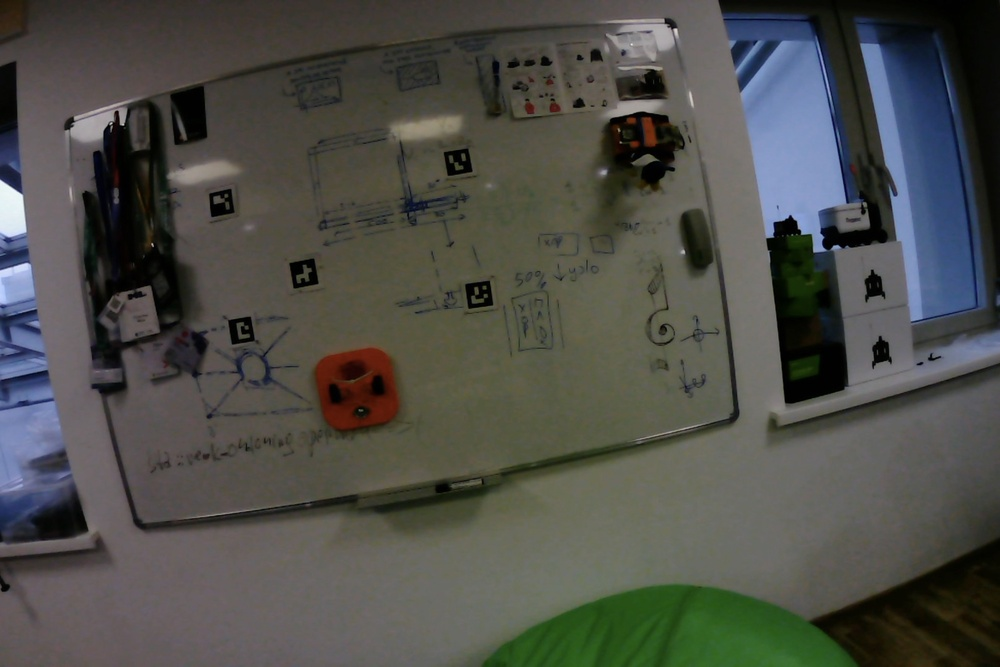
#> input picture get_board_data/фото.jpg, 1000 x 667 px, shrunk from 1942 x 1296 before the run
$ python get_board_data.py
#> lines starting #> are read from the running program, lines starting #| are printed output that depends on the picture
import cv2
import numpy as np
import time
from itertools import combinations

MARKER_SIZE = 0.065  # размер маркера в м

def GetBoardData(frame, camera_matrix, dist_coeffs, detector, left_bottom, left_top, right_top, right_bottom, robot):
    # получаем координаты угловых маркеров и их id
    gray = cv2.cvtColor(frame, cv2.COLOR_BGR2GRAY)
    corners, ids, _ = detector.detectMarkers(gray)
    if ids is not None:
        print(f"Найденные ID маркеров: {ids.flatten().tolist()}")
    if ids is None:
        return None, None, None, None, None
    # находим центры угловых маркеров в пикселях
    img_centers = []
    corner_ids = [left_bottom, left_top, right_top, right_bottom]
    for corner_id in corner_ids:
        if corner_id in ids:
            idx = np.where(ids == corner_id)[0][0]
            center = np.mean(corners[idx][0], axis=0)
            img_centers.append(center)

    if len(img_centers) < 3:
        return None, None, None, None, None
    img_centers = np.array(img_centers, dtype=np.float32)
    # 3d-координаты углов маркера в его собственной системе координат
    half = MARKER_SIZE / 2.0
    marker_obj_points = np.array([
        [-half, -half, 0],
        [ half, -half, 0],
        [ half,  half, 0],
        [-half,  half, 0]
    ], dtype=np.float32)
    # 3d-позиции центров угловых маркеров
    positions = {}
    for corner_id in corner_ids:
        if corner_id in ids:
            idx = np.where(ids == corner_id)[0][0]
            marker_corners = corners[idx][0]
            success, rvec, tvec = cv2.solvePnP(marker_obj_points, marker_corners, camera_matrix, dist_coeffs)
            if success:
                positions[corner_id] = tvec.flatten()

    points_list = list(positions.values())
    distances_to_plane = []
    for triple in combinations(points_list, 3):
        p1, p2, p3 = triple
        v1 = p2 - p1
        v2 = p3 - p1
        normal = np.cross(v1, v2)
        norm_length = np.linalg.norm(normal)
        normal = normal / norm_length
        distance = abs(np.dot(normal, p1))
        distances_to_plane.append(distance)

    lengths = []
    heights = []

    if left_bottom in positions and right_bottom in positions:
        lengths.append(np.linalg.norm(positions[left_bottom] - positions[right_bottom]))
    if left_top in positions and right_top in positions:
        lengths.append(np.linalg.norm(positions[left_top] - positions[right_top]))
    if left_bottom in positions and left_top in positions:
        heights.append(np.linalg.norm(positions[left_bottom] - positions[left_top]))
    if right_bottom in positions and right_top in positions:
        heights.append(np.linalg.norm(positions[right_bottom] - positions[right_top]))

    # print(lengths)
    # print(heights)

    width = sum(lengths) / len(lengths)
    height = sum(heights) / len(heights)
    depth = np.mean(distances_to_plane)

    robot_pos = None
    if robot in ids:
        robot_idx = np.where(ids == robot)[0][0]
        robot_corners = corners[robot_idx][0]
        success, rvec_robot, tvec_robot = cv2.solvePnP(marker_obj_points, robot_corners, camera_matrix, dist_coeffs)
        if success:
            robot_pos = tvec_robot.flatten()

    return depth, width, height, positions, robot_pos

def HelpGetRobotPosition(robot_pos, corner_positions, left_bottom, left_top, right_bottom):
    if left_bottom not in corner_positions or right_bottom not in corner_positions or left_top not in corner_positions:
        return None, None
    lb = corner_positions[left_bottom]
    vec = robot_pos - lb
    rb = corner_positions[right_bottom]
    v_x = rb - lb
    if (np.linalg.norm(v_x) == 0):
        v_x = 0
    else:
        v_x = v_x / np.linalg.norm(v_x)
    x = np.dot(vec, v_x)
    lt = corner_positions[left_top]
    v_y = lt - lb
    v_y = v_y - np.dot(v_y, v_x) * v_x
    if (np.linalg.norm(v_y) == 0):
        v_y = 0
    else:
        v_y = v_y / np.linalg.norm(v_y)
    y = np.dot(vec, v_y)
    return x, y

def GetRobotPosition(robot_pos, corner_positions, left_bottom, left_top, right_bottom, right_top, board_width, board_height):
    x_candidates = []
    y_candidates = []
    x, y = HelpGetRobotPosition(robot_pos, corner_positions, left_bottom, left_top, right_bottom)
    if x is not None and y is not None:
        x_candidates.append(x)
        y_candidates.append(y)
    x, y = HelpGetRobotPosition(robot_pos, corner_positions, left_top, left_bottom, right_top)
    if x is not None and y is not None:
        x_candidates.append(x)
        y_candidates.append(board_height - y)
    x, y = HelpGetRobotPosition(robot_pos, corner_positions, right_bottom, right_top, left_bottom)
    if x is not None and y is not None:
        x_candidates.append(board_width - x)
        y_candidates.append(y)
    x, y = HelpGetRobotPosition(robot_pos, corner_positions, right_top, right_bottom, left_top)
    if x is not None and y is not None:
        x_candidates.append(board_width - x)
        y_candidates.append(board_height - y)

    return np.mean(x_candidates), np.mean(y_candidates)

def main():
    data = np.load('../camera_set_up/calibration_result.npz') # результаты калибровки камеры
#> (reads camera_set_up/calibration_result.npz from the repository)
    camera_matrix = data['camera_matrix']
    dist_coeffs = data['dist_coeffs']

    dictionary = cv2.aruco.getPredefinedDictionary(cv2.aruco.DICT_4X4_250)
    detector = cv2.aruco.ArucoDetector(dictionary, cv2.aruco.DetectorParameters())
    # id маркеров (соответствуют файлам 1.png, 2.png, 3.png, 4.png, 7.png)
    left_bottom = 1
    left_top = 2
    right_top = 3
    right_bottom = 4
    robot = 7

    # [9 lines of commented-out code are left out]

    image_path = 'фото.jpg'
    frame = cv2.imread(image_path)
#> frame is the input picture: shape (667, 1000, 3); mean B, G, R 73.3, 78.3, 77.7

    # [15 lines of commented-out code are left out]

    if frame is None:
        print("Ошибка при чтении файла")
        return

    distance, width, height, corner_positions, robot_pos = GetBoardData(frame, camera_matrix, dist_coeffs, detector, left_bottom, left_top, right_top, right_bottom, robot)
#> in GetBoardData, `gray = cv2.cvtColor(frame, cv2.COLOR_BGR2GRAY)`:
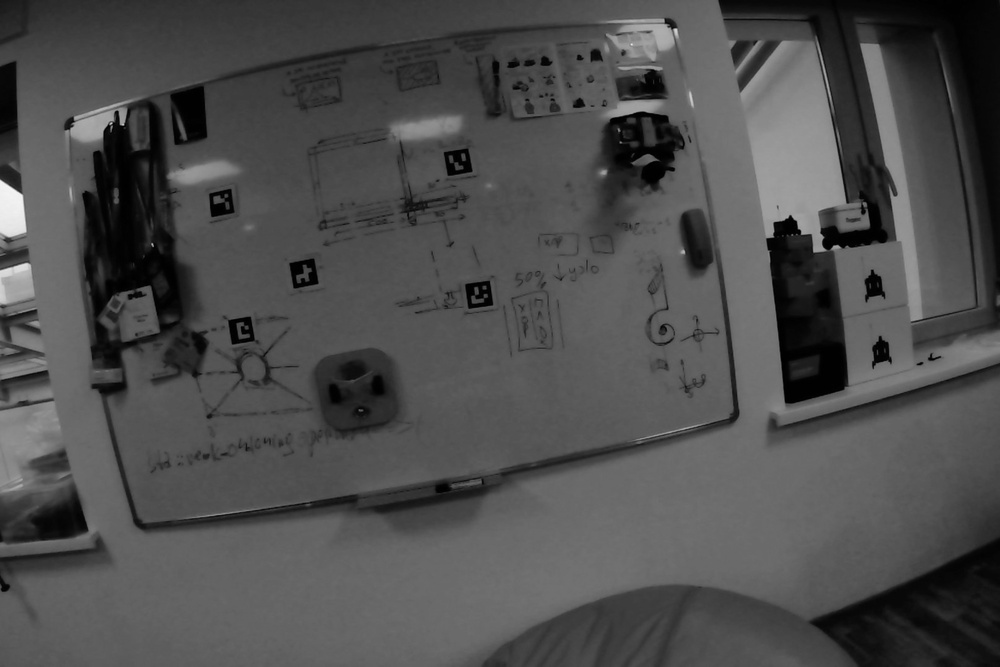
#> gray: shape (667, 1000); min 0, max 247, mean 77.6
#> in GetBoardData, `corners, ids, _ = detector.detectMarkers(gray)`: corners = ([[294, 288], [289, 263], [313, 258], [318, 283]], [[465, 284], [489, 280], [492, 305], [468, 308]], [[444, 152], [467, 148], [472, 170], [448, 175]], [[211, 216], [209, 193], [231, 189], [234, 212]], [[232, 344], [228, 320], [250, 317], [253, 340]]); ids = [7, 4, 3, 2, 1]
#| Найденные ID маркеров: [7, 4, 3, 2, 1]
#> the loop in GetBoardData, `for corner_id in corner_ids:` made 4 passes
#> (idx, center) on passes 1 to 4: (4, [240.8, 330.2]), (3, [221.2, 202.5]), (2, [457.8, 161.2]), (1, [478.5, 294.2])
#> after the loop in GetBoardData, `for corner_id in corner_ids:`: img_centers = [[240.8, 330.2], [221.2, 202.5], [457.8, 161.2], [478.5, 294.2]]
#> the loop in GetBoardData, `for corner_id in corner_ids:` made 4 passes
#> (idx, marker_corners, rvec, tvec) on passes 1 to 4: (4, [[232, 344], [228, 320], [250, 317], [253, 340]], [0.89, -0.607, -1.69], [-1.93, -0.941, 2.87]), (3, [[211, 216], [209, 193], [231, 189], [234, 212]], [0.819, -0.301, -1.68], [-2.02, -1.3, 2.82]), (2, [[444, 152], [467, 148], [472, 170], [448, 175]], [0.164, -0.543, -0.283], [-1.34, -1.37, 2.92]), (1, [[465, 284], [489, 280], [492, 305], [468, 308]], [0.419, -0.135, -0.0757], [-1.26, -1, 2.96])
#> after the loop in GetBoardData, `for corner_id in corner_ids:`: positions = {1: [-1.93, -0.941, 2.87], 2: [-2.02, -1.3, 2.82], 3: [-1.34, -1.37, 2.92], 4: [-1.26, -1, 2.96]}
#> in GetBoardData, `points_list = list(positions.values())`: points_list = [[-1.93, -0.941, 2.87], [-2.02, -1.3, 2.82], [-1.34, -1.37, 2.92], [-1.26, -1, 2.96]]
#> the loop in GetBoardData, `for triple in combinations(points_list, 3):` made 4 passes
#> (p1, p2, p3, v1, v2, normal, norm_length, distance) on passes 1 to 4: ([-1.93, -0.941, 2.87], [-2.02, -1.3, 2.82], [-1.34, -1.37, 2.92], [-0.091, -0.364, -0.0456], [0.587, -0.432, 0.0533], [-0.152, -0.0853, 0.985], 0.257, 3.2), ([-1.93, -0.941, 2.87], [-2.02, -1.3, 2.82], [-1.26, -1, 2.96], [-0.091, -0.364, -0.0456], [0.667, -0.0625, 0.0953], [-0.149, -0.0862, 0.985], 0.253, 3.19), ([-1.93, -0.941, 2.87], [-1.34, -1.37, 2.92], [-1.26, -1, 2.96], [0.587, -0.432, 0.0533], [0.667, -0.0625, 0.0953], [-0.148, -0.0801, 0.986], 0.255, 3.19), ([-2.02, -1.3, 2.82], [-1.34, -1.37, 2.92], [-1.26, -1, 2.96], [0.678, -0.0675, 0.0989], [0.758, 0.302, 0.141], [-0.152, -0.0794, 0.985], 0.26, 3.19)
#> after the loop in GetBoardData, `for triple in combinations(points_list, 3):`: distances_to_plane = [3.2, 3.19, 3.19, 3.19]
#> in GetBoardData, `width = sum(lengths) / len(lengths)`: width = 0.683
#> in GetBoardData, `height = sum(heights) / len(heights)`: height = 0.379
#> in GetBoardData, `depth = np.mean(distances_to_plane)`: depth = 3.19
#> in GetBoardData, `robot_idx = np.where(ids == robot)[0][0]`: robot_idx = 0
#> in GetBoardData, `robot_corners = corners[robot_idx][0]`: robot_corners = [[294, 288], [289, 263], [313, 258], [318, 283]]
#> in GetBoardData, `success, rvec_robot, tvec_robot = cv2.solvePnP(marker_obj_points, robo..`: rvec_robot = [0.59, 0.298, -1.61]; tvec_robot = [-1.62, -1, 2.67]
#> distance = 3.19; width = 0.683; height = 0.379; corner_positions has the same summary as positions in GetBoardData; robot_pos = [-1.62, -1, 2.67]
    if distance is not None:
        print(f"Расстояние до доски: {distance:.4f} м")
#| Расстояние до доски: 3.1934 м
        print(f"Размеры доски: {width:.4f} x {height:.4f} м")
#| Размеры доски: 0.6830 x 0.3792 м
        # ищем маркер робота
        if robot_pos is not None:
            robot_x, robot_y = GetRobotPosition(robot_pos, corner_positions, left_bottom, left_top, right_bottom, right_top, width, height)
#> in HelpGetRobotPosition, `lb = corner_positions[left_bottom]`: lb = [-1.93, -0.941, 2.87]
#> in HelpGetRobotPosition, `vec = robot_pos - lb`: vec = [0.307, -0.0639, -0.201]
#> in HelpGetRobotPosition, `rb = corner_positions[right_bottom]`: rb = [-1.26, -1, 2.96]
#> in HelpGetRobotPosition, `v_x = rb - lb`: v_x = [0.667, -0.0625, 0.0953]
#> in HelpGetRobotPosition, `v_x = v_x / np.linalg.norm(v_x)`: v_x = [0.986, -0.0923, 0.141]
#> in HelpGetRobotPosition, `x = np.dot(vec, v_x)`: x = 0.28
#> in HelpGetRobotPosition, `lt = corner_positions[left_top]`: lt = [-2.02, -1.3, 2.82]
#> in HelpGetRobotPosition, `v_y = lt - lb`: v_y = [-0.091, -0.364, -0.0456]
#> in HelpGetRobotPosition, `v_y = v_y - np.dot(v_y, v_x) * v_x`: v_y = [-0.0294, -0.37, -0.0368]
#> in HelpGetRobotPosition, `v_y = v_y / np.linalg.norm(v_y)`: v_y = [-0.0788, -0.992, -0.0987]
#> in HelpGetRobotPosition, `y = np.dot(vec, v_y)`: y = 0.0591
#> in GetRobotPosition, `x, y = HelpGetRobotPosition(robot_pos, corner_positions, left_bottom, ..`: x = 0.28; y = 0.0591
#> in GetRobotPosition, `x, y = HelpGetRobotPosition(robot_pos, corner_positions, left_top, lef..`: x = 0.34; y = 0.316
#> in GetRobotPosition, `x, y = HelpGetRobotPosition(robot_pos, corner_positions, right_bottom,..`: x = 0.397; y = 0.0576
#> in GetRobotPosition, `x, y = HelpGetRobotPosition(robot_pos, corner_positions, right_top, ri..`: x = 0.349; y = 0.317
#> robot_x = 0.31; robot_y = 0.0605
            print(f"Координаты робота: x={robot_x:.4f} м, y={robot_y:.4f} м")
#| Координаты робота: x=0.3098 м, y=0.0605 м
        else:
            print("Не удалось обнаружить робота")
    else:
        print("Не удалось обнаружить доску")

if __name__ == "__main__":
    main()
